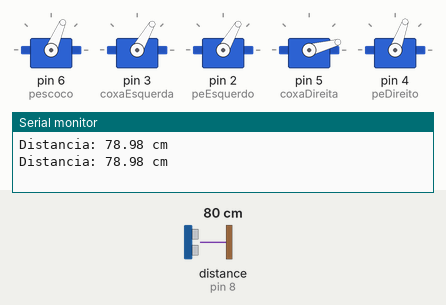
Recording of a sketch running on a simulated Arduino Uno, built with avr-gcc and run on an emulated ATmega328P. Shown: 5 × servo, the last lines printed to the serial monitor. Wiring (inferred from the names in the program): ultrasonic range finder: trigger pin 9; echo pin 8. The inputs (shaded band) are chosen by the test bench; at power-on: distance to the obstacle (sensor on pin 8) 80 cm. The echo pulse lasts 58.3 µs per cm.

Above: at 1.2 s.
1.3 s: distance to the obstacle (sensor on pin 8) set to 2 cm
At 2.28 s:
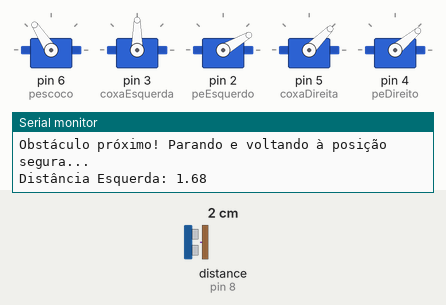
7.3 s: distance to the obstacle (sensor on pin 8) set to 35 cm
At 7.53 s:
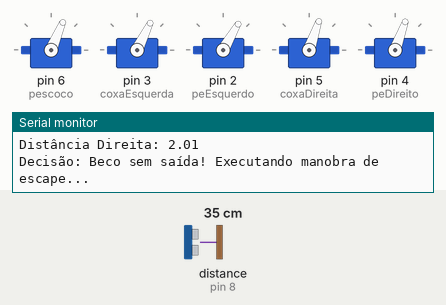
10.3 s: distance to the obstacle (sensor on pin 8) set to 4 cm
At 10.88 s:
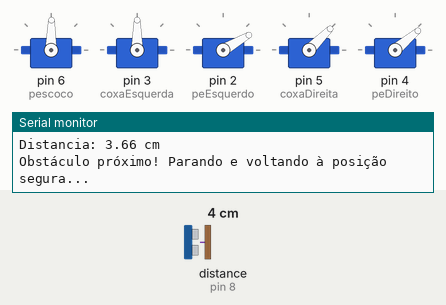
Timing chart, 0 to 19.3 s (numbered marks = the images above; inputs shaded):
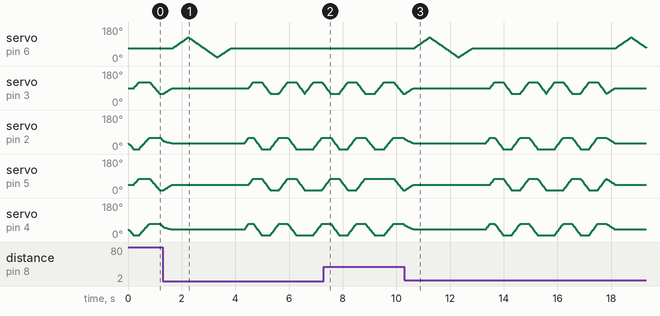

The sketch:

sketch_venv.ino
```cpp
#include <Servo.h>

// Instâncias dos Servos
Servo pescoco;
Servo coxaEsquerda;
Servo peEsquerdo;
Servo coxaDireita;
Servo peDireito;

// Pinos do Sensor Ultrassônico
const int pinoTrig = 9;
const int pinoEcho = 8;

// Posições Neutras / Seguras
const int POS_NEUTRA_PESCOCO  = 67;
const int POS_NEUTRA_PE_ESQ   = 30;
const int POS_NEUTRA_PE_DIR   = 40;
const int POS_NEUTRA_COXA_ESQ = 90;
const int POS_NEUTRA_COXA_DIR = 45;

// Variáveis de controle de posição atual dos servos
int posAtualPescoco  = POS_NEUTRA_PESCOCO;
int posAtualPeEsq    = POS_NEUTRA_PE_ESQ;
int posAtualPeDir    = POS_NEUTRA_PE_DIR;
int posAtualCoxaEsq  = POS_NEUTRA_COXA_ESQ;
int posAtualCoxaDir  = POS_NEUTRA_COXA_DIR;

// Variável global de controle de direção (1 = Frente)
int caminhoLivre = 1;

// Distância mínima de um obstáculo em centímetros
int distanciaObstaculo = 20;

bool andarPasso(int peEsqAlvo, int peDirAlvo, int coxaEsqAlvo, int coxaDirAlvo, bool checarObstaculo = true);

void setup() {
  Serial.begin(115200);

  pinMode(pinoTrig, OUTPUT);
  pinMode(pinoEcho, INPUT);

  pescoco.attach(6);
  coxaEsquerda.attach(3);
  peEsquerdo.attach(2);
  coxaDireita.attach(5);
  peDireito.attach(4);

  // Força o envio imediato para a posição neutra ao ligar
  pescoco.write(POS_NEUTRA_PESCOCO);
  peEsquerdo.write(POS_NEUTRA_PE_ESQ);
  peDireito.write(POS_NEUTRA_PE_DIR);
  coxaEsquerda.write(POS_NEUTRA_COXA_ESQ);
  coxaDireita.write(POS_NEUTRA_COXA_DIR);
}

void loop() {

  if (caminhoLivre == 1) {

    float distancia = lerDistancia();
    float distanciaEsq = 0;
    float distanciaDir = 0;

    Serial.print("Distancia: ");
    Serial.print(distancia);
    Serial.println(" cm");

    if (distancia <= distanciaObstaculo && distancia > 0) {
      Serial.println("Obstáculo próximo! Parando e voltando à posição segura...");
      irParaPosicaoInicial();

      moverPescoco(125);
      distanciaEsq = lerDistancia();
      Serial.print("Distância Esquerda: ");
      Serial.println(distanciaEsq);

      moverPescoco(20);
      distanciaDir = lerDistancia();
      Serial.print("Distância Direita: ");
      Serial.println(distanciaDir);

      if(distancia <= distanciaObstaculo && distanciaEsq <= distanciaObstaculo && distanciaDir <= distanciaObstaculo){
        Serial.println("Decisão: Beco sem saída! Executando manobra de escape...");
        caminhoLivre = 7;
      }

      else if(distanciaDir > distanciaEsq){
        caminhoLivre = 2;
        Serial.println("Decisão: Virar à Direita");
      }

      else{
        caminhoLivre = 4;
        Serial.println("Decisão: Virar à Esquerda");
      }

      irParaPosicaoInicial();
      delay(500); // Pausa de segurança
    }
  }

  switch (caminhoLivre) {
    case 1:
      // Andar para FRENTE
      //       PéEsq | PéDir | CoxaEsq | CoxaDir
      if (!andarPasso(0,  10, 120, 75, true)) return;
      if (!andarPasso(60, 70, 60,  15, true)) return;
      break;

    case 2:
      // Andar para TRÁS
      //       PéEsq | PéDir | CoxaEsq | CoxaDir
      andarPasso(60,  70, 120, 75, false);
      andarPasso(0,  10, 60, 15, false);

      // Virar para DIREITA (Giro curto / Próprio eixo)
      //       PéEsq | PéDir | CoxaEsq | CoxaDir
      andarPasso(0,  10, 60,  75, false);
      andarPasso(60, 70, 120, 15, false);

      andarPasso(0,  10, 60,  75, false);
      andarPasso(60, 70, 120, 15, false);
      caminhoLivre = 1;
      break;

    case 3:
      // Virar para DIREITA (Giro longo)
      //       PéEsq | PéDir | CoxaEsq | CoxaDir
      andarPasso(0,  10, 90, 75, false);
      andarPasso(60, 70, 60,  15, false);
      caminhoLivre = 1;
      break;

    case 4:
      // Andar para TRÁS
      //       PéEsq | PéDir | CoxaEsq | CoxaDir
      andarPasso(60,  70, 120, 75, false);
      andarPasso(0,  10, 60, 15, false);

      // Virar para ESQUERDA (Giro curto / Próprio eixo)
      //       PéEsq | PéDir | CoxaEsq | CoxaDir
      andarPasso(0,  10, 120, 15, false);
      andarPasso(60, 70, 60,  75, false);

      andarPasso(0,  10, 120, 15, false);
      andarPasso(60, 70, 60,  75, false);
      caminhoLivre = 1;
      break;

    case 5:
      // Virar para ESQUERDA (Giro longo)
      //       PéEsq | PéDir | CoxaEsq | CoxaDir
      andarPasso(0,  10, 120, 75, false);
      andarPasso(60, 70, 60,  45, false);
      caminhoLivre = 1;
      break;

    case 6:
      // Andar para TRÁS
      //       PéEsq | PéDir | CoxaEsq | CoxaDir
      andarPasso(60,  70, 120, 75, false);
      andarPasso(0,  10, 60, 15, false);
      caminhoLivre = 1;
      break;

    case 7:
      // Andar para TRÁS
      //       PéEsq | PéDir | CoxaEsq | CoxaDir
      andarPasso(60,  70, 120, 75, false);
      andarPasso(0,  10, 60, 15, false);

      andarPasso(60,  70, 120, 75, false);
      andarPasso(0,  10, 60, 15, false);

      // Virar para ESQUERDA (Giro curto / Próprio eixo)
      //       PéEsq | PéDir | CoxaEsq | CoxaDir
      andarPasso(0,  10, 120, 15, false);
      andarPasso(60, 70, 60,  75, false);

      andarPasso(0,  10, 120, 15, false);
      andarPasso(60, 70, 60,  75, false);
      caminhoLivre = 1;
      break;

  // pescoco:       Neutro = 67   |  Esquerda  = 135      |   Direita  = 10
  // peEsquerdo:    Neutro = 30   |  ParaDentro  = 60     |   ParaFora  = 0
  // peDireito:     Neutro = 40   |  ParaDentro  = 10     |   ParaFora  = 70
  // coxaEsquerda:  Neutro = 90   |  Esquerda  = 60       |   Direita  = 120
  // coxaDireita:   Neutro = 45   |  Esquerda  = 15       |   Direita  = 75
  }

}

// -------------------------------------------------------------
// FUNÇÕES AUXILIARES DE NAVEGAÇÃO E SENSORES
// -------------------------------------------------------------

// Lê a distância em cm do sensor ultrassônico
float lerDistancia() {
  digitalWrite(pinoTrig, LOW);
  delayMicroseconds(2);
  digitalWrite(pinoTrig, HIGH);
  delayMicroseconds(10);
  digitalWrite(pinoTrig, LOW);

  long duracao = pulseIn(pinoEcho, HIGH, 20000);
  if (duracao == 0) return 999.0;

  return (duracao * 0.034) / 2.0;
}

// Move todos os servos suavemente de onde estão até a posição neutra
void irParaPosicaoInicial() {
  int maxPassos1 = max(abs(POS_NEUTRA_PE_ESQ - posAtualPeEsq), abs(POS_NEUTRA_PE_DIR - posAtualPeDir));
  int maxPassos2 = max(abs(POS_NEUTRA_COXA_ESQ - posAtualCoxaEsq), abs(POS_NEUTRA_COXA_DIR - posAtualCoxaDir));
  int maxPassos3 = max(maxPassos1, maxPassos2);
  int maxPassos  = max(maxPassos3, abs(POS_NEUTRA_PESCOCO - posAtualPescoco)); // Inclui o pescoço no cálculo

  if (maxPassos > 0) {
    int peEsqIni   = posAtualPeEsq,   peDirIni   = posAtualPeDir;
    int coxaEsqIni = posAtualCoxaEsq, coxaDirIni = posAtualCoxaDir;
    int pescocoIni = posAtualPescoco;

    for (int i = 0; i <= maxPassos; i++) {
      posAtualPeEsq   = map(i, 0, maxPassos, peEsqIni,   POS_NEUTRA_PE_ESQ);
      posAtualPeDir   = map(i, 0, maxPassos, peDirIni,   POS_NEUTRA_PE_DIR);
      posAtualCoxaEsq = map(i, 0, maxPassos, coxaEsqIni, POS_NEUTRA_COXA_ESQ);
      posAtualCoxaDir = map(i, 0, maxPassos, coxaDirIni, POS_NEUTRA_COXA_DIR);
      posAtualPescoco = map(i, 0, maxPassos, pescocoIni, POS_NEUTRA_PESCOCO); // Atualiza o pescoço

      peEsquerdo.write(posAtualPeEsq);
      peDireito.write(posAtualPeDir);
      coxaEsquerda.write(posAtualCoxaEsq);
      coxaDireita.write(posAtualCoxaDir);
      pescoco.write(posAtualPescoco); // Envia o comando para o servo do pescoço

      delay(10);
    }
  }
}

// Executa um passo partindo da posição ATUAL até a posição ALVO de forma fluida
bool andarPasso(int peEsqAlvo, int peDirAlvo, int coxaEsqAlvo, int coxaDirAlvo, bool checarObstaculo = true) {

  // --- FASE 1: Movimento dos Pés ---
  int maxPassosPes = max(abs(peEsqAlvo - posAtualPeEsq), abs(peDirAlvo - posAtualPeDir));

  if (maxPassosPes > 0) {
    int peEsqIni = posAtualPeEsq;
    int peDirIni = posAtualPeDir;

    for (int i = 0; i <= maxPassosPes; i++) {
      if (checarObstaculo && (i % 5 == 0)) {
        float d = lerDistancia();
        if (d > 0 && d <= distanciaObstaculo) {
          return false;
        }
      }

      posAtualPeEsq = map(i, 0, maxPassosPes, peEsqIni, peEsqAlvo);
      posAtualPeDir = map(i, 0, maxPassosPes, peDirIni, peDirAlvo);

      peEsquerdo.write(posAtualPeEsq);
      peDireito.write(posAtualPeDir);

      delay(5);
    }
  }

  // --- FASE 2: Movimento das Coxas ---
  int maxPassosCoxas = max(abs(coxaEsqAlvo - posAtualCoxaEsq), abs(coxaDirAlvo - posAtualCoxaDir));

  if (maxPassosCoxas > 0) {
    int coxaEsqIni = posAtualCoxaEsq;
    int coxaDirIni = posAtualCoxaDir;

    for (int i = 0; i <= maxPassosCoxas; i++) {
      if (checarObstaculo && (i % 5 == 0)) {
        float d = lerDistancia();
        if (d > 0 && d <= distanciaObstaculo) {
          return false;
        }
      }

      posAtualCoxaEsq = map(i, 0, maxPassosCoxas, coxaEsqIni, coxaEsqAlvo);
      posAtualCoxaDir = map(i, 0, maxPassosCoxas, coxaDirIni, coxaDirAlvo);

      coxaEsquerda.write(posAtualCoxaEsq);
      coxaDireita.write(posAtualCoxaDir);

      delay(5);
    }
  }

  return true;
}

// Executa apenas o movimento fluido do pescoço até o ângulo alvo
bool moverPescoco(int alvo) {
  int maxPassos = abs(alvo - posAtualPescoco);

  if (maxPassos > 0) {
    int inicio = posAtualPescoco;

    for (int i = 0; i <= maxPassos; i++) {
      posAtualPescoco = map(i, 0, maxPassos, inicio, alvo);
      pescoco.write(posAtualPescoco);
      delay(10); // Ajuste a velocidade do pescoço aqui (menor = mais rápido)
    }
  }
  return true;
}
```

Measured:
- after the input at 7.3 s, servo on pin 6 (pescoco): stays 67° (without the input it goes to 69° after 1.9 s)
